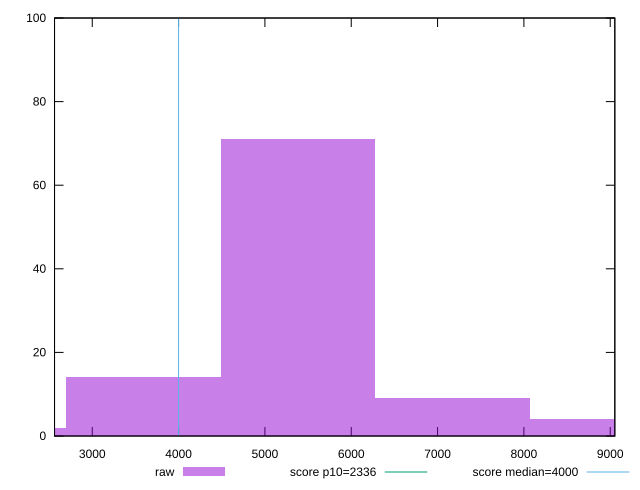

Here is the gnuplot script that generated this plot:
reset

$raw <<EOF
5383.482069450457 71
3588.9880463003046 14
7177.976092600609 9
8972.470115750762 4
1794.4940231501523 2
EOF

set key outside below
set boxwidth 1794.4940231501523
set xrange [2563.0675:9053.249]
set yrange [0:100]
set trange [0:100]
set style fill transparent solid 0.5 noborder

set parametric
set terminal svg size 640, 490 enhanced background rgb 'white'
set output "reprap/first-meaningful-paint/samples/pages+cached+noexternal+nomedia/raw/histogram.svg"

plot $raw title "raw" with boxes, \
     2336,t title "score p10=2336", \
     4000,t title "score median=4000"

reset
